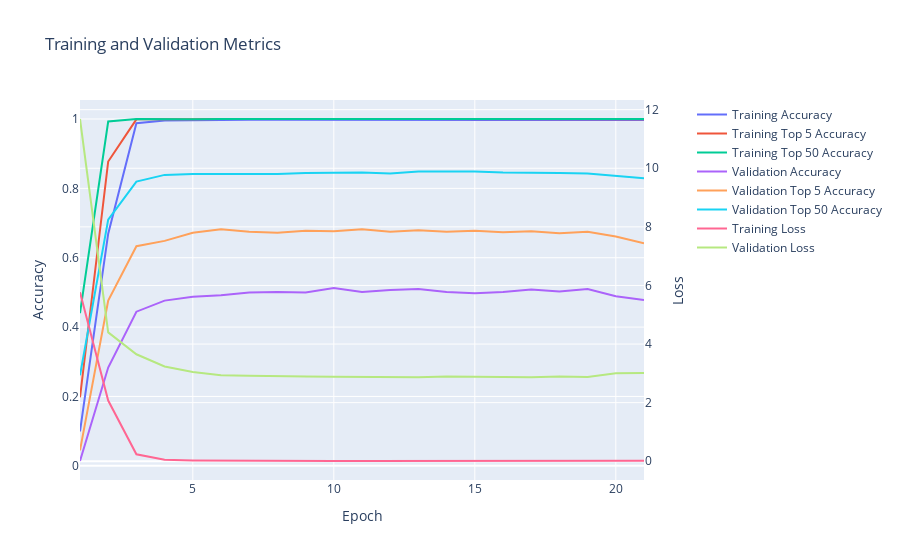

Notebook code cell kept with this figure:
### Code cell
softmax_cross_entropy_model.display_training_history()

### Figure 1 — Plotly figure (JSON) as saved in the notebook; plotly's stock layout.template omitted (floating-point values rounded to 4 significant figures)
{"data": [{"mode": "lines", "name": "Training Accuracy", "type": "scatter", "x": [1, 2, 3, 4, 5, 6, 7, 8, 9, 10, 11, 12, 13, 14, 15, 16, 17, 18, 19, 20, 21], "xaxis": "x", "y": [0.09927, 0.6692, 0.9879, 0.9958, 0.9962, 0.9979, 0.9976, 0.9979, 0.9976, 0.9972, 0.9972, 0.9976, 0.9972, 0.9976, 0.9972, 0.9972, 0.9972, 0.9976, 0.9976, 0.9972, 0.9969, 0.9972], "yaxis": "y"}, {"mode": "lines", "name": "Training Top 5 Accuracy", "type": "scatter", "x": [1, 2, 3, 4, 5, 6, 7, 8, 9, 10, 11, 12, 13, 14, 15, 16, 17, 18, 19, 20, 21], "xaxis": "x", "y": [0.1975, 0.8775, 0.999, 0.9983, 0.999, 0.9997, 0.9993, 0.9997, 0.9997, 0.9997, 0.9997, 0.9997, 0.9997, 0.9997, 0.9997, 0.9997, 0.9997, 0.9997, 0.9997, 0.9997, 0.9993, 0.9986], "yaxis": "y"}, {"mode": "lines", "name": "Training Top 50 Accuracy", "type": "scatter", "x": [1, 2, 3, 4, 5, 6, 7, 8, 9, 10, 11, 12, 13, 14, 15, 16, 17, 18, 19, 20, 21], "xaxis": "x", "y": [0.4401, 0.9927, 0.9997, 0.9986, 0.9993, 0.9997, 0.9993, 0.9997, 0.9997, 0.9997, 0.9997, 0.9997, 1.0, 0.9997, 0.9997, 0.9997, 0.9997, 0.9997, 0.9997, 0.9997, 0.9997, 0.9986], "yaxis": "y"}, {"mode": "lines", "name": "Validation Accuracy", "type": "scatter", "x": [1, 2, 3, 4, 5, 6, 7, 8, 9, 10, 11, 12, 13, 14, 15, 16, 17, 18, 19, 20, 21], "xaxis": "x", "y": [0.01389, 0.2833, 0.4444, 0.4764, 0.4875, 0.4917, 0.5, 0.5014, 0.5, 0.5125, 0.5014, 0.5069, 0.5097, 0.5014, 0.4972, 0.5014, 0.5083, 0.5028, 0.5097, 0.4889, 0.4778, 0.4625], "yaxis": "y"}, {"mode": "lines", "name": "Validation Top 5 Accuracy", "type": "scatter", "x": [1, 2, 3, 4, 5, 6, 7, 8, 9, 10, 11, 12, 13, 14, 15, 16, 17, 18, 19, 20, 21], "xaxis": "x", "y": [0.04444, 0.4764, 0.6333, 0.6486, 0.6722, 0.6819, 0.675, 0.6722, 0.6778, 0.6764, 0.6819, 0.675, 0.6792, 0.675, 0.6778, 0.6736, 0.6764, 0.6708, 0.675, 0.6611, 0.6417, 0.6444], "yaxis": "y"}, {"mode": "lines", "name": "Validation Top 50 Accuracy", "type": "scatter", "x": [1, 2, 3, 4, 5, 6, 7, 8, 9, 10, 11, 12, 13, 14, 15, 16, 17, 18, 19, 20, 21], "xaxis": "x", "y": [0.2611, 0.7097, 0.8194, 0.8389, 0.8417, 0.8417, 0.8431, 0.8417, 0.8444, 0.8444, 0.8458, 0.8431, 0.8486, 0.8486, 0.8486, 0.8458, 0.8458, 0.8444, 0.8431, 0.8361, 0.8292, 0.8375], "yaxis": "y"}, {"mode": "lines", "name": "Training Loss", "type": "scatter", "x": [1, 2, 3, 4, 5, 6, 7, 8, 9, 10, 11, 12, 13, 14, 15, 16, 17, 18, 19, 20, 21], "xaxis": "x", "y": [5.767, 2.073, 0.2361, 0.05012, 0.02721, 0.02011, 0.01616, 0.01304, 0.01533, 0.01172, 0.01024, 0.009469, 0.009037, 0.008707, 0.01043, 0.01012, 0.008659, 0.008915, 0.008532, 0.01159, 0.01484, 0.02479], "yaxis": "y2"}, {"mode": "lines", "name": "Validation Loss", "type": "scatter", "x": [1, 2, 3, 4, 5, 6, 7, 8, 9, 10, 11, 12, 13, 14, 15, 16, 17, 18, 19, 20, 21], "xaxis": "x", "y": [11.68, 4.398, 3.652, 3.235, 3.049, 2.933, 2.922, 2.897, 2.889, 2.883, 2.877, 2.879, 2.867, 2.892, 2.876, 2.875, 2.864, 2.894, 2.876, 3.004, 3.013, 3.016], "yaxis": "y2"}], "layout": {"title": {"text": "Training and Validation Metrics"}, "xaxis": {"anchor": "y", "domain": [0.0, 0.94], "title": {"text": "Epoch"}}, "yaxis": {"anchor": "x", "domain": [0.0, 1.0], "title": {"text": "Accuracy"}}, "yaxis2": {"anchor": "x", "overlaying": "y", "side": "right", "title": {"text": "Loss"}}}}
